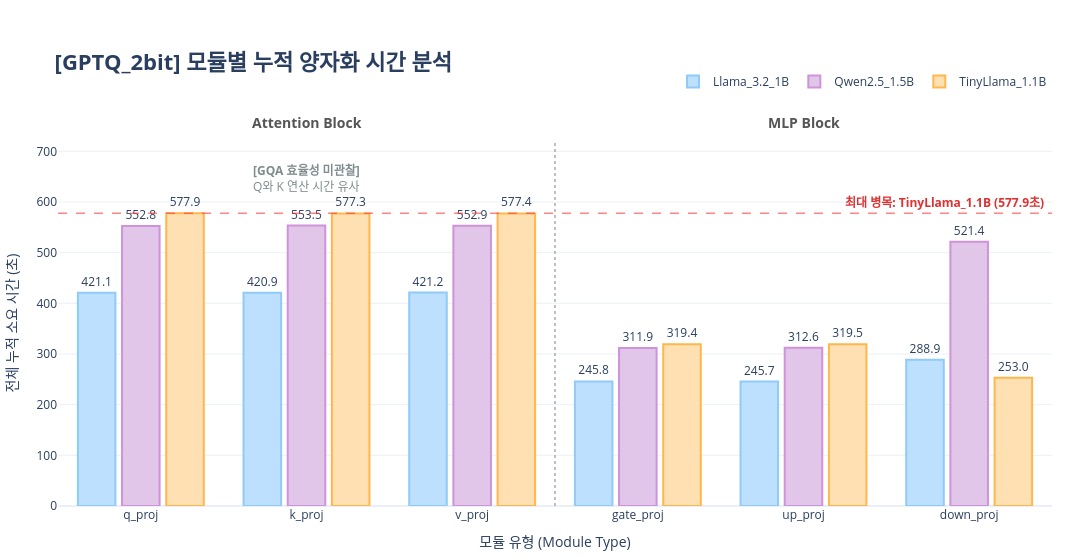

This figure's notebook cell:
### Code cell
import plotly.express as px
import plotly.graph_objects as go
from pathlib import Path
import pandas as pd

# ==========================================
# 1. 절대 경로 및 분석 대상 설정
# ==========================================
BASE_DIR = Path(r"C:\Users\user\SLM\02_cuda_aligned")

model_paths = {
    "Llama_3.2_1B": "Distillation",
    "Qwen2.5_1.5B": "Base_RLHF",
    "TinyLlama_1.1B": "Base_Scratch"
}
target_bits = ["GPTQ_2bit", "GPTQ_3bit", "GPTQ_4bit", "GPTQ_8bit"]

# ==========================================
# 2. 데이터 로드 및 CSV 구조 불일치 자동 복구
# ==========================================
all_dataframes = []

for model_name, training_method in model_paths.items():
    for bit in target_bits:
        csv_file_path = BASE_DIR / model_name / training_method / bit / "quant_log.csv"
        
        if csv_file_path.exists():
            try:
                # 첫 번째 줄(잘못된 헤더)을 무시하고 순수 데이터만 먼저 읽어옵니다.
                df = pd.read_csv(csv_file_path, header=None, skiprows=1)
                
                # 데이터 열(Column) 개수에 따라 동적으로 헤더를 올바르게 씌워줍니다.
                if df.shape[1] == 5:
                    df.columns = ['layer', 'module', 'loss', 'damp', 'time']
                elif df.shape[1] == 6:
                    df.columns = ['layer', 'module', 'loss', 'samples', 'damp', 'time']
                else:
                    print(f"[경고] {csv_file_path} 구조 이상 (열 개수: {df.shape[1]}). 스킵합니다.")
                    continue
                
                # time 컬럼 실수형 변환
                df['time'] = pd.to_numeric(df['time'], errors='coerce').fillna(0.0)
                
                # 메타데이터 추가
                df['Model'] = model_name
                df['Bit'] = bit
                all_dataframes.append(df)
                
            except Exception as e:
                print(f"[오류] 데이터 로드 실패 ({csv_file_path}): {e}")

if all_dataframes:
    df_all = pd.concat(all_dataframes, ignore_index=True)
else:
    print("❌ [경고] 병합할 데이터가 없습니다. BASE_DIR 경로를 확인하십시오.")
    exit()

# ==========================================
# 3. 데이터 시각화 (프레젠테이션 발표용 최적화 및 지정 색상 적용)
# ==========================================
TARGET_BIT = "GPTQ_8bit" # 필요에 따라 3bit, 2bit 등으로 변경

df_target = df_all[df_all['Bit'] == TARGET_BIT].copy()
target_modules = ['q_proj', 'k_proj', 'v_proj', 'gate_proj', 'up_proj', 'down_proj']

def extract_base_module(module_name):
    module_str = str(module_name)
    for target in target_modules:
        if target in module_str:
            return target
    return "other"

if 'module' in df_target.columns:
    df_target['base_module'] = df_target['module'].apply(extract_base_module)
    df_target = df_target[df_target['base_module'] != 'other']
    
    module_sum_df = df_target.groupby(['Model', 'base_module'])['time'].sum().reset_index()

    # [수정] 요청하신 색상 팔레트 정의
    fill_colors = {
        'Llama_3.2_1B': '#BDE0FE',   
        'Qwen2.5_1.5B': '#E1C6E9',   
        'TinyLlama_1.1B': '#FFE0B2'  
    }
    
    line_colors = {
        'Llama_3.2_1B': '#90CAF9',   
        'Qwen2.5_1.5B': '#CE93D8',   
        'TinyLlama_1.1B': '#FFB74D'  
    }

    # 1. 기본 그래프 생성 (채우기 색상 적용)
    fig2 = px.bar(
        module_sum_df, 
        x='base_module', 
        y='time', 
        color='Model', 
        barmode='group', 
        text_auto='.1f', 
        category_orders={'base_module': target_modules}, 
        title=f'<b>[{TARGET_BIT}] 모듈별 누적 양자화 시간 분석</b>',
        labels={'base_module': '모듈 유형 (Module Type)', 'time': '전체 누적 소요 시간 (초)'},
        color_discrete_map=fill_colors # 지정한 채우기 색상 매핑
    )

    # [수정] 각 막대에 지정된 진한 테두리 색상 및 두께 적용
    for trace in fig2.data:
        model_name = trace.name
        if model_name in line_colors:
            trace.update(
                marker_line_color=line_colors[model_name],
                marker_line_width=2 # 테두리 두께 (원하는 만큼 조절 가능)
            )

    # 2. 완벽하게 대칭되는 영역 구분선 및 타이틀
    # 중앙 점선
    fig2.add_vline(x=2.5, line_width=1.5, line_dash="dot", line_color="rgba(150, 150, 150, 0.8)")
    
    # 좌측(Attention) 및 우측(MLP) 텍스트를 각 영역의 정중앙 좌표(1과 4)에 배치
    fig2.add_annotation(x=1, y=1.08, yref="paper", text="<b>Attention Block</b>", showarrow=False, font=dict(size=14, color="#555"))
    fig2.add_annotation(x=4, y=1.08, yref="paper", text="<b>MLP Block</b>", showarrow=False, font=dict(size=14, color="#555"))

    # 3. 핵심 인사이트 동적 표기 (박스/화살표 제거, 일체형 텍스트)
    if not module_sum_df.empty and module_sum_df['time'].max() > 0:
        
        # 최대 병목 지점
        max_idx = module_sum_df['time'].idxmax()
        max_row = module_sum_df.loc[max_idx]
        max_model = max_row['Model']               
        max_time = max_row['time']
        
        # 빨간 점선 우측 끝에 병목 정보 결합 (가장 깔끔한 방식)
        fig2.add_hline(
            y=max_time, line_width=1.5, line_dash="dash", line_color="rgba(255, 50, 50, 0.6)",
            annotation_text=f"<b>최대 병목: {max_model} ({max_time:.1f}초)</b>  ",
            annotation_position="top right", 
            annotation_font=dict(color="rgba(220, 50, 50, 1)", size=12)
        )

        # GQA 효율성 표식 (화살표, 박스 없이 허공에 띄움)
        q_avg = module_sum_df[module_sum_df['base_module'] == 'q_proj']['time'].mean()
        k_avg = module_sum_df[module_sum_df['base_module'] == 'k_proj']['time'].mean()
        k_max_time = module_sum_df[module_sum_df['base_module'] == 'k_proj']['time'].max()

        # y_shift를 주어 막대 숫자와 겹치지 않게 위로 살짝 띄움
        if k_avg < (q_avg * 0.95):
            gqa_text = "<b>[GQA 효율성 관찰됨]</b><br>Q 대비 K 연산 시간 감소"
            gqa_color = "#3498db" # 차분한 파란색
        else:
            gqa_text = "<b>[GQA 효율성 미관찰]</b><br>Q와 K 연산 시간 유사"
            gqa_color = "#7f8c8d" # 차분한 회색

        fig2.add_annotation(
            x='k_proj', y=k_max_time, yshift=35, # 막대에서 위로 35px 띄움
            text=gqa_text, showarrow=False, # 화살표 완전 제거
            font=dict(size=12, color=gqa_color)
        )

    # 4. 발표용 레이아웃 최적화
    fig2.update_traces(
        textfont_size=12, textposition="outside", cliponaxis=False        
    )
    
    # y축 최대값을 살짝 넉넉하게 주어 텍스트가 잘리지 않도록 보호
    max_y_limit = module_sum_df['time'].max() * 1.25 if not module_sum_df.empty else 1
    
    fig2.update_layout(
        width=1200,
        yaxis_range=[0, max_y_limit], # Y축 천장 확장
        yaxis_title="전체 누적 소요 시간 (초)",
        template="plotly_white",
        # 범례 가로 배치 및 차트 밖 상단 우측으로 이동
        legend=dict(
            title=None, # '모델 계열' 타이틀 생략하여 공간 절약
            orientation="h", yanchor="bottom", y=1.12, xanchor="right", x=1
        ),
        title_font=dict(size=22),
        margin=dict(t=140, b=40, l=40, r=40), # 상단 마진 대폭 확보
        bargroupgap=0.15 # 막대 그룹 간격을 살짝 더 넓혀 답답함 해소
    )

    fig2.show()
else:
    print("❌ 오류: 데이터가 없습니다.")

### Figure 1 — Plotly figure (JSON) as saved in the notebook; plotly's stock layout.template omitted (floating-point values rounded to 4 significant figures)
{"data": [{"alignmentgroup": "True", "cliponaxis": false, "hovertemplate": "Model=Llama_3.2_1B<br>모듈 유형 (Module Type)=%{x}<br>전체 누적 소요 시간 (초)=%{y}<extra></extra>", "legendgroup": "Llama_3.2_1B", "marker": {"color": "#BDE0FE", "line": {"color": "#90CAF9", "width": 2}, "pattern": {"shape": ""}}, "name": "Llama_3.2_1B", "offsetgroup": "Llama_3.2_1B", "orientation": "v", "showlegend": true, "textfont": {"size": 12}, "textposition": "outside", "texttemplate": "%{y:.1f}", "type": "bar", "x": ["down_proj", "gate_proj", "k_proj", "q_proj", "up_proj", "v_proj"], "xaxis": "x", "y": [288.9, 245.8, 420.9, 421.1, 245.7, 421.2], "yaxis": "y"}, {"alignmentgroup": "True", "cliponaxis": false, "hovertemplate": "Model=Qwen2.5_1.5B<br>모듈 유형 (Module Type)=%{x}<br>전체 누적 소요 시간 (초)=%{y}<extra></extra>", "legendgroup": "Qwen2.5_1.5B", "marker": {"color": "#E1C6E9", "line": {"color": "#CE93D8", "width": 2}, "pattern": {"shape": ""}}, "name": "Qwen2.5_1.5B", "offsetgroup": "Qwen2.5_1.5B", "orientation": "v", "showlegend": true, "textfont": {"size": 12}, "textposition": "outside", "texttemplate": "%{y:.1f}", "type": "bar", "x": ["down_proj", "gate_proj", "k_proj", "q_proj", "up_proj", "v_proj"], "xaxis": "x", "y": [521.4, 311.9, 553.5, 552.8, 312.6, 552.9], "yaxis": "y"}, {"alignmentgroup": "True", "cliponaxis": false, "hovertemplate": "Model=TinyLlama_1.1B<br>모듈 유형 (Module Type)=%{x}<br>전체 누적 소요 시간 (초)=%{y}<extra></extra>", "legendgroup": "TinyLlama_1.1B", "marker": {"color": "#FFE0B2", "line": {"color": "#FFB74D", "width": 2}, "pattern": {"shape": ""}}, "name": "TinyLlama_1.1B", "offsetgroup": "TinyLlama_1.1B", "orientation": "v", "showlegend": true, "textfont": {"size": 12}, "textposition": "outside", "texttemplate": "%{y:.1f}", "type": "bar", "x": ["down_proj", "gate_proj", "k_proj", "q_proj", "up_proj", "v_proj"], "xaxis": "x", "y": [253.0, 319.4, 577.3, 577.9, 319.5, 577.4], "yaxis": "y"}], "layout": {"annotations": [{"font": {"color": "#555", "size": 14}, "showarrow": false, "text": "<b>Attention Block</b>", "x": 1, "y": 1.08, "yref": "paper"}, {"font": {"color": "#555", "size": 14}, "showarrow": false, "text": "<b>MLP Block</b>", "x": 4, "y": 1.08, "yref": "paper"}, {"font": {"color": "rgba(220, 50, 50, 1)", "size": 12}, "showarrow": false, "text": "<b>최대 병목: TinyLlama_1.1B (577.9초)</b>  ", "x": 1, "xanchor": "right", "xref": "x domain", "y": 577.9, "yanchor": "bottom", "yref": "y"}, {"font": {"color": "#7f8c8d", "size": 12}, "showarrow": false, "text": "<b>[GQA 효율성 미관찰]</b><br>Q와 K 연산 시간 유사", "x": "k_proj", "y": 577.3, "yshift": 35}], "bargroupgap": 0.15, "barmode": "group", "legend": {"orientation": "h", "title": {}, "tracegroupgap": 0, "x": 1, "xanchor": "right", "y": 1.12, "yanchor": "bottom"}, "margin": {"b": 40, "l": 40, "r": 40, "t": 140}, "shapes": [{"line": {"color": "rgba(150, 150, 150, 0.8)", "dash": "dot", "width": 1.5}, "type": "line", "x0": 2.5, "x1": 2.5, "xref": "x", "y0": 0, "y1": 1, "yref": "y domain"}, {"line": {"color": "rgba(255, 50, 50, 0.6)", "dash": "dash", "width": 1.5}, "type": "line", "x0": 0, "x1": 1, "xref": "x domain", "y0": 577.9, "y1": 577.9, "yref": "y"}], "title": {"font": {"size": 22}, "text": "<b>[GPTQ_2bit] 모듈별 누적 양자화 시간 분석</b>"}, "width": 1200, "xaxis": {"anchor": "y", "categoryarray": ["q_proj", "k_proj", "v_proj", "gate_proj", "up_proj", "down_proj"], "categoryorder": "array", "domain": [0, 1], "title": {"text": "모듈 유형 (Module Type)"}}, "yaxis": {"anchor": "x", "domain": [0, 1], "range": [0, 722.4], "title": {"text": "전체 누적 소요 시간 (초)"}}}}
